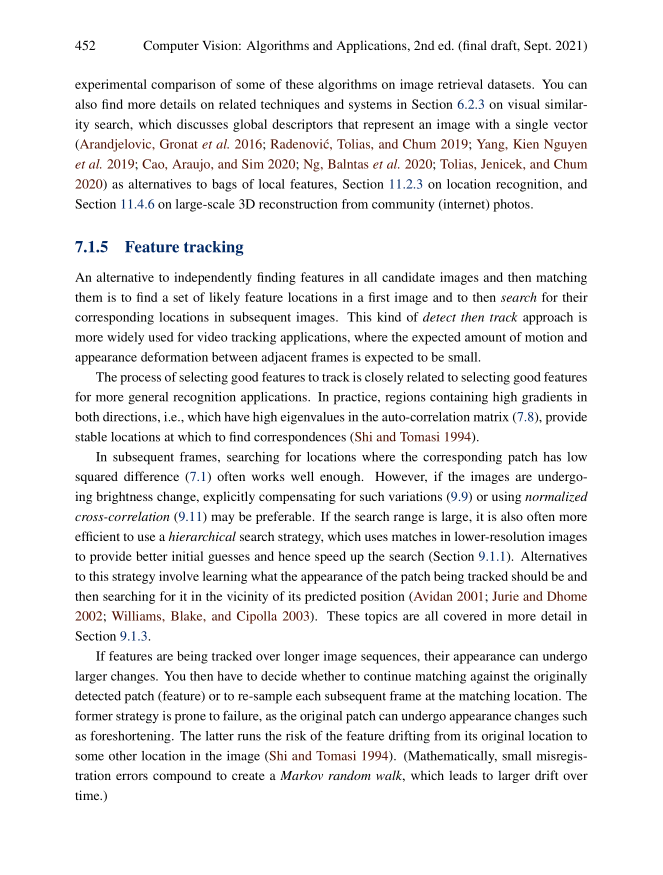
#> input picture Assignment_4/reference_img.png, 1325 x 1750 px (shown at 1/2 size)
$ python main.py
#> lines starting #> are read from the running program, lines starting #| are printed output that depends on the picture; pictures that were not available may be replaced by others from this repository, and a replacement may not be noted
"""IKT213 - Lab assignment 4: Harris hjørnedeteksjon og bildejustering (SIFT + FLANN)."""

import os          # filstier og mapper
import cv2         # bildeoperasjonene
import numpy as np # maskering og homografi
from PIL import Image   # setter utbildene sammen til én PDF

OUTPUT_DIR = "solutions"


# Lagrer bildet og skriver ut størrelsen
def save(name, image):
    os.makedirs(OUTPUT_DIR, exist_ok=True)
    path = os.path.join(OUTPUT_DIR, name)
    cv2.imwrite(path, image)
    print(f"saved {path}  {image.shape}")


# 1: Harris, marker hjørner i rødt
def harris_corner_detection(reference_image):
    gray = np.float32(cv2.cvtColor(reference_image, cv2.COLOR_BGR2GRAY))   # cornerHarris krever float32
    dst = cv2.cornerHarris(gray, blockSize=2, ksize=3, k=0.04)             # R = det(M) - k*trace(M)^2
    dst = cv2.dilate(dst, None)                                            # gjør markeringene synlige

    marked = reference_image.copy()
    marked[dst > 0.3 * dst.max()] = (0, 0, 255)                           # terskel på R, rødt i BGR
    return marked


# 2: SIFT + FLANN, gir det justerte bildet og matchebildet
def align_images(image_to_align, reference_image, max_features, good_match_percent):
    gray_1 = cv2.cvtColor(image_to_align, cv2.COLOR_BGR2GRAY)
    gray_2 = cv2.cvtColor(reference_image, cv2.COLOR_BGR2GRAY)

    sift = cv2.SIFT_create(nfeatures=max_features)                 # 0 = ingen grense
    keypoints_1, descriptors_1 = sift.detectAndCompute(gray_1, None)
    keypoints_2, descriptors_2 = sift.detectAndCompute(gray_2, None)
    print(f"nøkkelpunkter: {len(keypoints_1)} og {len(keypoints_2)}")

    index_params = dict(algorithm=1, trees=5)                      # KD-tre, passer SIFT
    flann = cv2.FlannBasedMatcher(index_params, dict(checks=50))
    matches = flann.knnMatch(descriptors_1, descriptors_2, k=2)    # to beste per punkt

    good = [m for m, n in matches if m.distance < good_match_percent * n.distance]   # Lowes ratio-test
    print(f"gode matcher: {len(good)} av {len(matches)}")
    if len(good) < 10:
        raise RuntimeError("For få gode matcher til å regne ut en homografi.")

    good = sorted(good, key=lambda x: x.distance)                  # best først
    match_image = cv2.drawMatches(image_to_align, keypoints_1,
                                  reference_image, keypoints_2, good[:50], None,
                                  flags=cv2.DrawMatchesFlags_NOT_DRAW_SINGLE_POINTS)

    points_1 = np.float32([keypoints_1[m.queryIdx].pt for m in good])   # i bildet som skal justeres
    points_2 = np.float32([keypoints_2[m.trainIdx].pt for m in good])   # i referansebildet

    h, mask = cv2.findHomography(points_1, points_2, cv2.RANSAC, 5.0)   # RANSAC kaster ut feilmatcher
    print(f"inliers: {int(mask.sum())} av {len(good)}")

    height, width = reference_image.shape[:2]
    aligned = cv2.warpPerspective(image_to_align, h, (width, height))   # legg bildet over referansen
    return aligned, match_image


# Setter utbildene sammen til PDF-en som skal leveres
def make_pdf(names, pdf_name="assignment_4.pdf"):
    pages = [Image.open(os.path.join(OUTPUT_DIR, n)).convert("RGB") for n in names]
    path = os.path.join(OUTPUT_DIR, pdf_name)
    try:
        pages[0].save(path, save_all=True, append_images=pages[1:])
        print(f"saved {path}  ({len(pages)} sider)")
    except KeyError:                                # Pillow uten JPEG-koder
        print("Pillow mangler JPEG-koder, lag PDF-en manuelt fra PNG-filene.")


def main():
    reference = cv2.imread("reference_img.png")     # referansebildet
#> reference is the input picture: shape (1750, 1325, 3); mean B, G, R 239, 239, 239.3
    to_align = cv2.imread("align_this.jpg")         # bildet som skal justeres
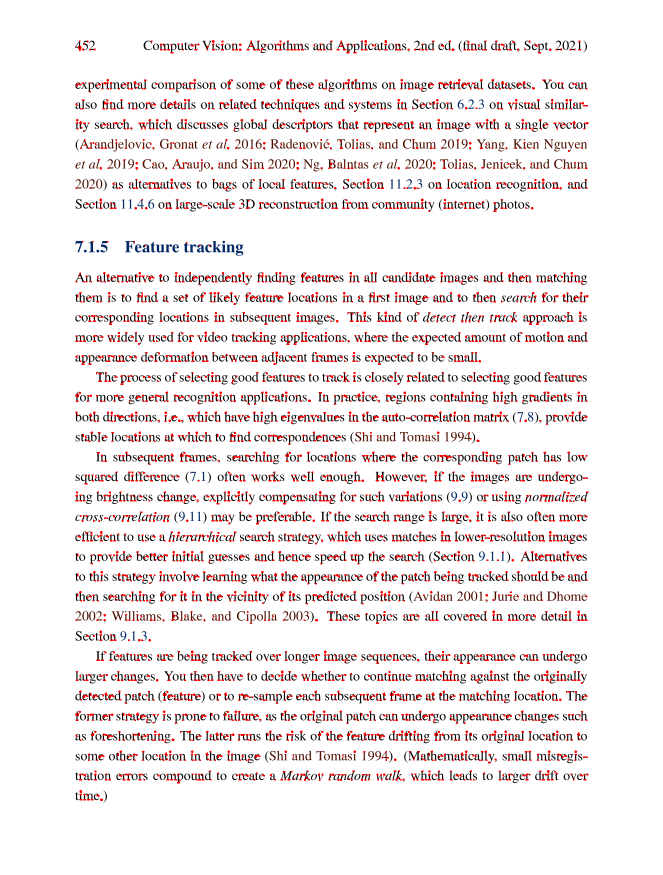
#> input picture Assignment_4/solutions/harris.png, 1325 x 1750 px, given in place of align_this.jpg, which was not available (shown at 1/2 size)
#> to_align is the input picture: shape (1750, 1325, 3); mean B, G, R 235, 235, 242.1

    for name, img in (("reference_img.png", reference), ("align_this.jpg", to_align)):
        if img is None:                             # imread gir None, ikke feilmelding
            raise FileNotFoundError(f"{name} not found. Put it next to main.py.")
#> this loop made 2 passes
#> name on passes 1 to 2: 'reference_img.png', 'align_this.jpg'

    save("harris.png", harris_corner_detection(reference))          # side 1
#> in harris_corner_detection, `dst = cv2.cornerHarris(gray, blockSize=2, ksize=3, k=0.04)`:
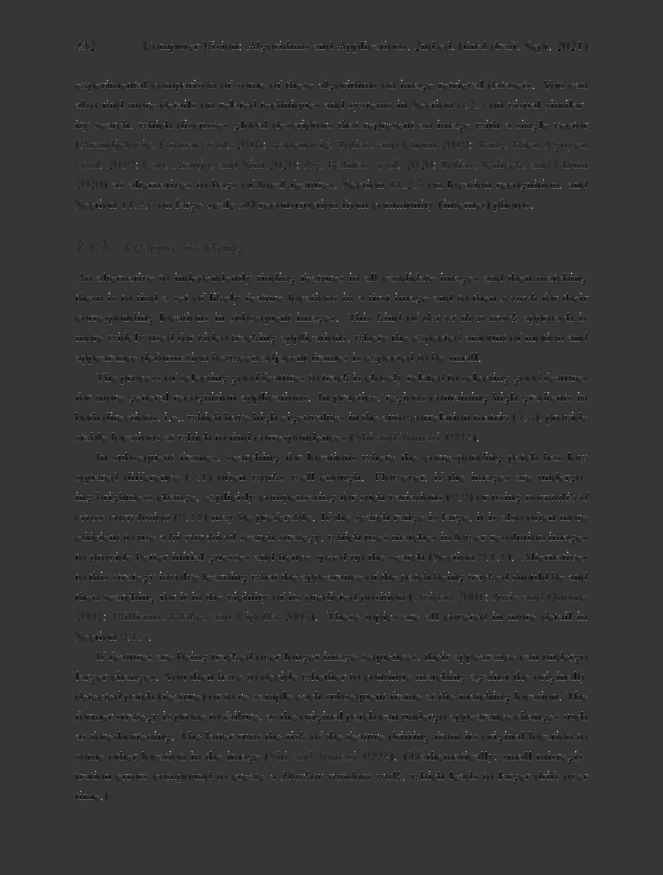
#> dst: shape (1750, 1325) float32 (shown at 1/2 size); min -169130016, max 626358080, mean -693848.5; drawn with min black and max white
#> in harris_corner_detection, `dst = cv2.dilate(dst, None)`:
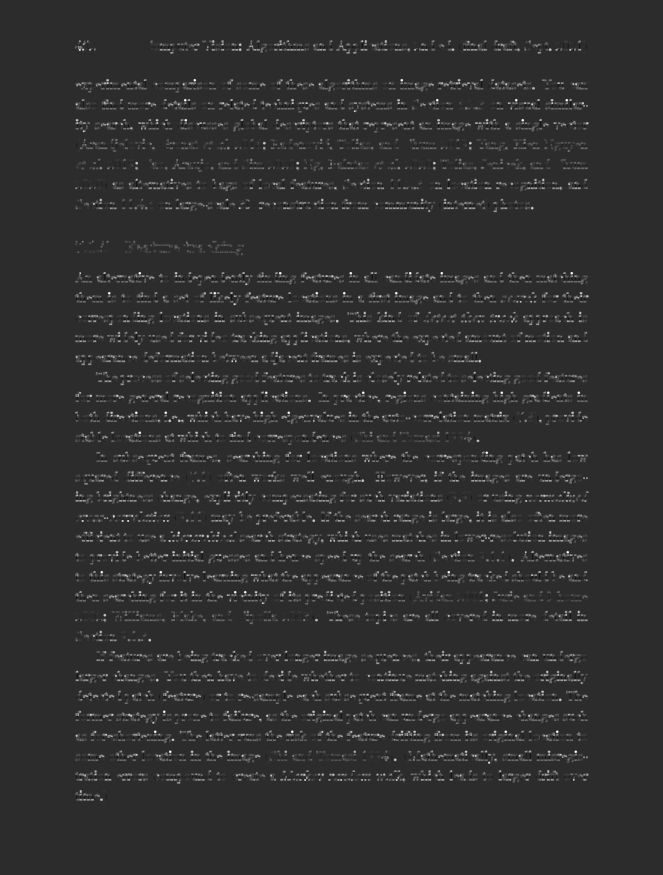
#> dst: shape (1750, 1325) float32 (shown at 1/2 size); min -133245432, max 626358080, mean 13662598; drawn with min black and max white
#| saved solutions/harris.png  (1750, 1325, 3)

    aligned, matches = align_images(to_align, reference, 0, 0.7)    # ingen grense, ratio 0,7
#> in align_images, `gray_1 = cv2.cvtColor(image_to_align, cv2.COLOR_BGR2GRAY)`:
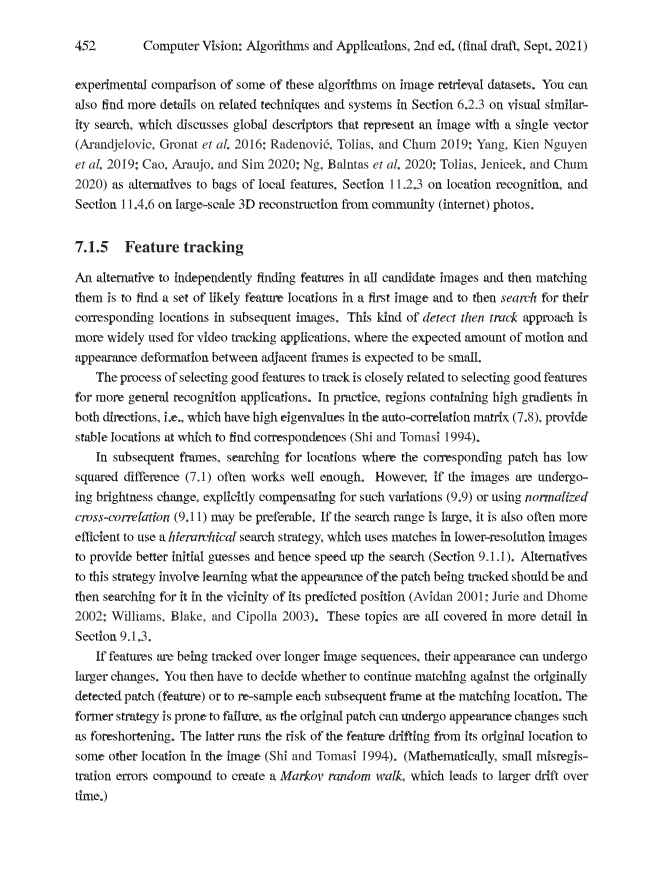
#> gray_1: shape (1750, 1325) (shown at 1/2 size); min 0, max 255, mean 237.1
#> in align_images, `keypoints_1, descriptors_1 = sift.detectAndCompute(gray_1, None)`: keypoints_1 = 19871 keypoints; strongest (x, y, size): (170, 502, 3.5), (195, 502, 3.4), (447, 484, 3.2), (332, 1344, 2.8)
#> in align_images, `keypoints_2, descriptors_2 = sift.detectAndCompute(gray_2, None)`: keypoints_2 = 16587 keypoints; strongest (x, y, size): (868, 326, 1.8), (940, 286, 1.8), (528, 286, 1.8), (209, 1230, 1.8)
#| nøkkelpunkter: 19871 og 16587
#> in align_images, `matches = flann.knnMatch(descriptors_1, descriptors_2, k=2)`: matches = 19871 matches
#> in align_images, `good = [m for m, n in matches if m.distance < good_match_percent * n.d..`: good = 2369 matches
#| gode matcher: 2369 av 19871
#> in align_images, `match_image = cv2.drawMatches(image_to_align, keypoints_1, reference_i..`:
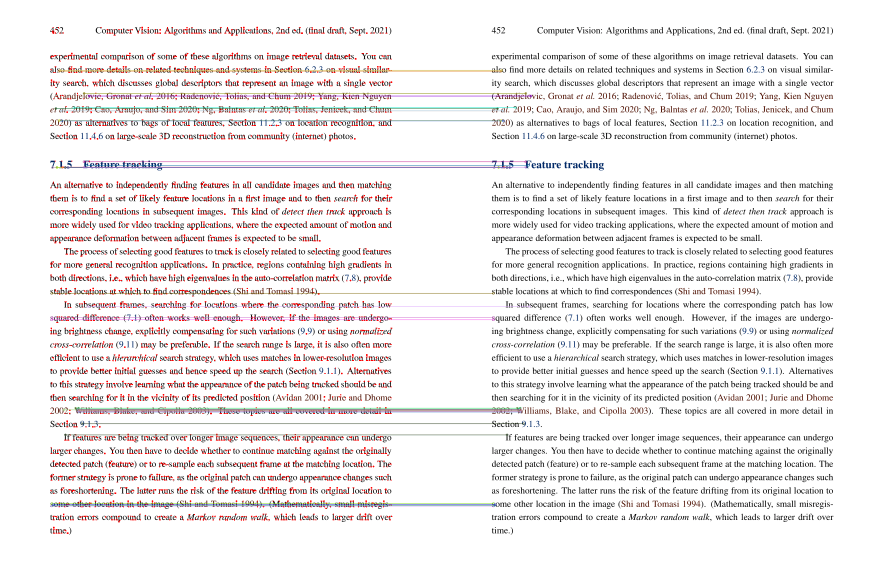
#> match_image: shape (1750, 2650, 3) (shown at 1/3 size); mean B, G, R 236.1, 235.9, 239.5
#> in align_images, `points_1 = np.float32([keypoints_1[m.queryIdx].pt for m in good])`: points_1 = 2369 pairs, first value 151.3 to 1171.9, second value 81.92 to 1594.3
#> in align_images, `points_2 = np.float32([keypoints_2[m.trainIdx].pt for m in good])`: points_2 = 2369 pairs, first value 151.3 to 1171.9, second value 82.15 to 1594.3
#> in align_images, `h, mask = cv2.findHomography(points_1, points_2, cv2.RANSAC, 5.0)`: h = [[1, -2.62e-05, -0.0905], [-4.96e-05, 1, 0.00126], [-5.38e-08, -4.81e-08, 1]]; mask = 2369 values, max 1 at index 0, min 0 at index 627, mean 0.933
#| inliers: 2210 av 2369
    save("aligned.png", aligned)                                    # side 2
#| saved solutions/aligned.png  (1750, 1325, 3)
    save("matches.png", matches)                                    # side 3
#| saved solutions/matches.png  (1750, 2650, 3)

    make_pdf(["harris.png", "aligned.png", "matches.png"])
#| saved solutions/assignment_4.pdf  (3 sider)


if __name__ == "__main__":
    main()
